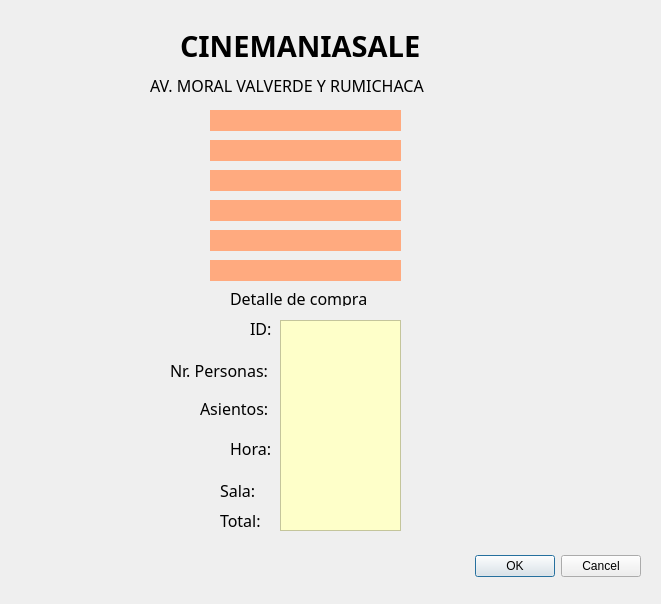
<?xml version="1.0" encoding="UTF-8"?>
<ui version="4.0">
 <class>Factura</class>
 <widget class="QDialog" name="Factura">
  <property name="geometry">
   <rect>
    <x>0</x>
    <y>0</y>
    <width>661</width>
    <height>604</height>
   </rect>
  </property>
  <property name="windowTitle">
   <string>Dialog</string>
  </property>
  <widget class="QWidget" name="widget" native="true">
   <property name="geometry">
    <rect>
     <x>10</x>
     <y>10</y>
     <width>641</width>
     <height>581</height>
    </rect>
   </property>
   <widget class="QDialogButtonBox" name="buttonBox">
    <property name="geometry">
     <rect>
      <x>460</x>
      <y>540</y>
      <width>171</width>
      <height>32</height>
     </rect>
    </property>
    <property name="orientation">
     <enum>Qt::Horizontal</enum>
    </property>
    <property name="standardButtons">
     <set>QDialogButtonBox::Cancel|QDialogButtonBox::Ok</set>
    </property>
   </widget>
   <widget class="QLabel" name="label">
    <property name="geometry">
     <rect>
      <x>170</x>
      <y>10</y>
      <width>301</width>
      <height>51</height>
     </rect>
    </property>
    <property name="font">
     <font>
      <family>Rockwell Nova</family>
      <pointsize>22</pointsize>
      <weight>75</weight>
      <bold>true</bold>
     </font>
    </property>
    <property name="text">
     <string>CINEMANIASALE</string>
    </property>
   </widget>
   <widget class="QLabel" name="label_2">
    <property name="geometry">
     <rect>
      <x>140</x>
      <y>60</y>
      <width>331</width>
      <height>31</height>
     </rect>
    </property>
    <property name="font">
     <font>
      <family>Rockwell Nova</family>
      <pointsize>12</pointsize>
     </font>
    </property>
    <property name="styleSheet">
     <string notr="true"/>
    </property>
    <property name="text">
     <string>AV. MORAL VALVERDE Y RUMICHACA</string>
    </property>
   </widget>
   <widget class="QLabel" name="outFecha">
    <property name="geometry">
     <rect>
      <x>200</x>
      <y>100</y>
      <width>191</width>
      <height>21</height>
     </rect>
    </property>
    <property name="font">
     <font>
      <family>Rockwell Nova</family>
      <pointsize>12</pointsize>
     </font>
    </property>
    <property name="styleSheet">
     <string notr="true">background-color: rgb(255, 170, 127);</string>
    </property>
    <property name="text">
     <string/>
    </property>
    <property name="alignment">
     <set>Qt::AlignCenter</set>
    </property>
   </widget>
   <widget class="QLabel" name="outNombre">
    <property name="geometry">
     <rect>
      <x>200</x>
      <y>130</y>
      <width>191</width>
      <height>21</height>
     </rect>
    </property>
    <property name="font">
     <font>
      <family>Rockwell Nova</family>
      <pointsize>12</pointsize>
     </font>
    </property>
    <property name="styleSheet">
     <string notr="true">background-color: rgb(255, 170, 127);</string>
    </property>
    <property name="text">
     <string/>
    </property>
    <property name="alignment">
     <set>Qt::AlignCenter</set>
    </property>
   </widget>
   <widget class="QLabel" name="outCi">
    <property name="geometry">
     <rect>
      <x>200</x>
      <y>160</y>
      <width>191</width>
      <height>21</height>
     </rect>
    </property>
    <property name="font">
     <font>
      <family>Rockwell Nova</family>
      <pointsize>12</pointsize>
     </font>
    </property>
    <property name="styleSheet">
     <string notr="true">background-color: rgb(255, 170, 127);</string>
    </property>
    <property name="text">
     <string/>
    </property>
    <property name="alignment">
     <set>Qt::AlignCenter</set>
    </property>
   </widget>
   <widget class="QLabel" name="outEmail">
    <property name="geometry">
     <rect>
      <x>200</x>
      <y>190</y>
      <width>191</width>
      <height>21</height>
     </rect>
    </property>
    <property name="font">
     <font>
      <family>Rockwell Nova</family>
      <pointsize>12</pointsize>
     </font>
    </property>
    <property name="styleSheet">
     <string notr="true">background-color: rgb(255, 170, 127);</string>
    </property>
    <property name="text">
     <string/>
    </property>
    <property name="alignment">
     <set>Qt::AlignCenter</set>
    </property>
   </widget>
   <widget class="QLabel" name="outTelefono">
    <property name="geometry">
     <rect>
      <x>200</x>
      <y>220</y>
      <width>191</width>
      <height>21</height>
     </rect>
    </property>
    <property name="font">
     <font>
      <family>Rockwell Nova</family>
      <pointsize>12</pointsize>
     </font>
    </property>
    <property name="styleSheet">
     <string notr="true">background-color: rgb(255, 170, 127);</string>
    </property>
    <property name="text">
     <string/>
    </property>
    <property name="alignment">
     <set>Qt::AlignCenter</set>
    </property>
   </widget>
   <widget class="QLabel" name="outDireccion">
    <property name="geometry">
     <rect>
      <x>200</x>
      <y>250</y>
      <width>191</width>
      <height>21</height>
     </rect>
    </property>
    <property name="font">
     <font>
      <family>Rockwell Nova</family>
      <pointsize>12</pointsize>
     </font>
    </property>
    <property name="styleSheet">
     <string notr="true">background-color: rgb(255, 170, 127);</string>
    </property>
    <property name="text">
     <string/>
    </property>
    <property name="alignment">
     <set>Qt::AlignCenter</set>
    </property>
   </widget>
   <widget class="QLabel" name="label_9">
    <property name="geometry">
     <rect>
      <x>220</x>
      <y>280</y>
      <width>151</width>
      <height>16</height>
     </rect>
    </property>
    <property name="font">
     <font>
      <family>Rockwell Nova</family>
      <pointsize>12</pointsize>
     </font>
    </property>
    <property name="text">
     <string>Detalle de compra</string>
    </property>
   </widget>
   <widget class="QPlainTextEdit" name="outDetallecompra">
    <property name="geometry">
     <rect>
      <x>270</x>
      <y>310</y>
      <width>121</width>
      <height>211</height>
     </rect>
    </property>
    <property name="font">
     <font>
      <family>MS Shell Dlg 2</family>
      <pointsize>8</pointsize>
     </font>
    </property>
    <property name="layoutDirection">
     <enum>Qt::LeftToRight</enum>
    </property>
    <property name="styleSheet">
     <string notr="true">background-color: rgb(254, 255, 201);</string>
    </property>
   </widget>
   <widget class="QLabel" name="label_10">
    <property name="geometry">
     <rect>
      <x>240</x>
      <y>310</y>
      <width>31</width>
      <height>16</height>
     </rect>
    </property>
    <property name="font">
     <font>
      <family>Rockwell Nova</family>
      <pointsize>12</pointsize>
     </font>
    </property>
    <property name="text">
     <string>ID:</string>
    </property>
   </widget>
   <widget class="QLabel" name="label_11">
    <property name="geometry">
     <rect>
      <x>160</x>
      <y>350</y>
      <width>111</width>
      <height>20</height>
     </rect>
    </property>
    <property name="font">
     <font>
      <family>Rockwell Nova</family>
      <pointsize>12</pointsize>
     </font>
    </property>
    <property name="text">
     <string>Nr. Personas:</string>
    </property>
   </widget>
   <widget class="QLabel" name="label_12">
    <property name="geometry">
     <rect>
      <x>190</x>
      <y>390</y>
      <width>81</width>
      <height>16</height>
     </rect>
    </property>
    <property name="font">
     <font>
      <family>Rockwell Nova</family>
      <pointsize>12</pointsize>
     </font>
    </property>
    <property name="text">
     <string>Asientos:</string>
    </property>
   </widget>
   <widget class="QLabel" name="label_13">
    <property name="geometry">
     <rect>
      <x>220</x>
      <y>430</y>
      <width>51</width>
      <height>16</height>
     </rect>
    </property>
    <property name="font">
     <font>
      <family>Rockwell Nova</family>
      <pointsize>12</pointsize>
     </font>
    </property>
    <property name="text">
     <string>Hora:</string>
    </property>
   </widget>
   <widget class="QLabel" name="label_14">
    <property name="geometry">
     <rect>
      <x>210</x>
      <y>470</y>
      <width>51</width>
      <height>20</height>
     </rect>
    </property>
    <property name="font">
     <font>
      <family>Rockwell Nova</family>
      <pointsize>12</pointsize>
     </font>
    </property>
    <property name="text">
     <string>Sala:</string>
    </property>
   </widget>
   <widget class="QLabel" name="label_15">
    <property name="geometry">
     <rect>
      <x>210</x>
      <y>500</y>
      <width>51</width>
      <height>20</height>
     </rect>
    </property>
    <property name="font">
     <font>
      <family>Rockwell Nova</family>
      <pointsize>12</pointsize>
     </font>
    </property>
    <property name="text">
     <string>Total:</string>
    </property>
   </widget>
  </widget>
 </widget>
 <resources/>
 <connections>
  <connection>
   <sender>buttonBox</sender>
   <signal>accepted()</signal>
   <receiver>Factura</receiver>
   <slot>accept()</slot>
   <hints>
    <hint type="sourcelabel">
     <x>248</x>
     <y>254</y>
    </hint>
    <hint type="destinationlabel">
     <x>157</x>
     <y>274</y>
    </hint>
   </hints>
  </connection>
  <connection>
   <sender>buttonBox</sender>
   <signal>rejected()</signal>
   <receiver>Factura</receiver>
   <slot>reject()</slot>
   <hints>
    <hint type="sourcelabel">
     <x>316</x>
     <y>260</y>
    </hint>
    <hint type="destinationlabel">
     <x>286</x>
     <y>274</y>
    </hint>
   </hints>
  </connection>
 </connections>
</ui>
